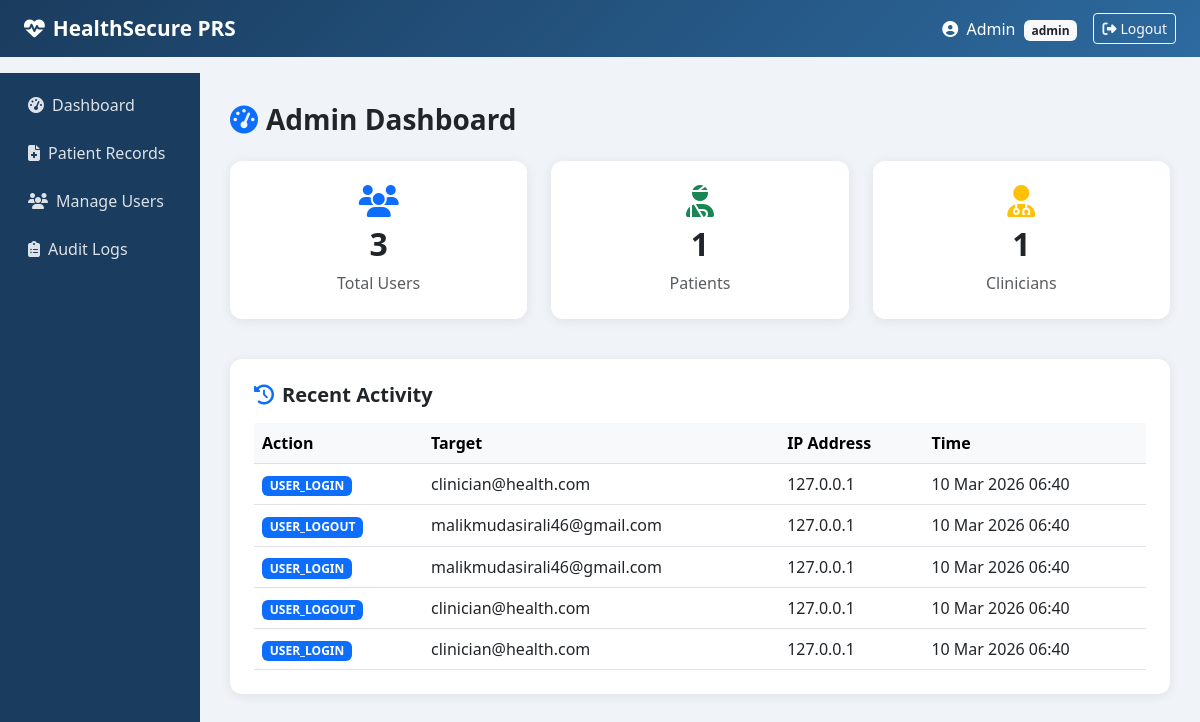
The page /admin/dashboard (signed in) on the database as committed earlier.
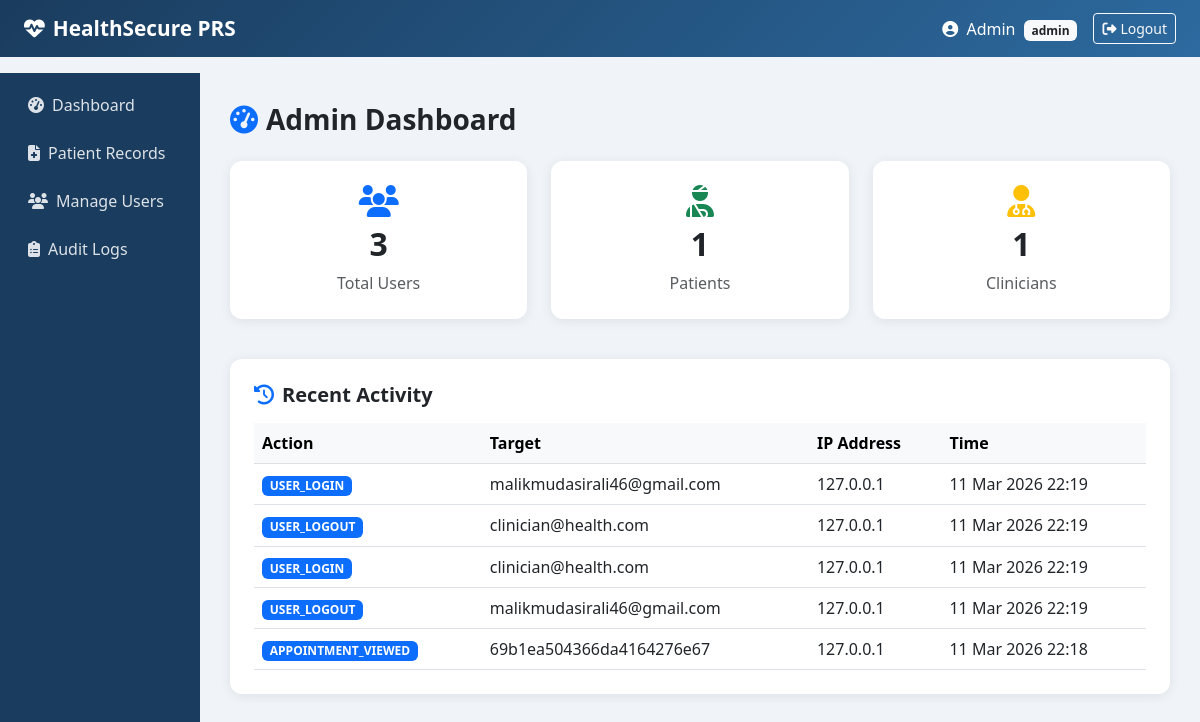
The same page on the database as committed later.
### models.py (models this page shows, shortened)
class AuditLog(db.Model):
    __tablename__ = 'audit_logs'
    id = db.Column(db.Integer, primary_key=True)
    user_id = db.Column(db.Integer, db.ForeignKey('users.id'), nullable=True)
    action = db.Column(db.String(255), nullable=False)
    target = db.Column(db.String(255), nullable=True)
    ip_address = db.Column(db.String(45), nullable=True)
    timestamp = db.Column(db.DateTime, default=datetime.utcnow)

### routes/admin.py (the view)
@admin_bp.route('/dashboard')
@login_required
@admin_required
def dashboard():
    total_users = User.query.count()
    total_patients = User.query.filter_by(role='patient').count()
    total_clinicians = User.query.filter_by(role='clinician').count()
    recent_logs = AuditLog.query.order_by(AuditLog.timestamp.desc()).limit(5).all()
    return render_template('admin/dashboard.html',
                           total_users=total_users,
                           total_patients=total_patients,
                           total_clinicians=total_clinicians,
                           recent_logs=recent_logs)

### extensions.py (called while the page is built)
@login_manager.user_loader
def load_user(user_id):
    from models import User
    return User.query.get(int(user_id))

### routes/admin.py (called while the page is built)
def admin_required(f):
    from functools import wraps
    @wraps(f)
    def decorated(*args, **kwargs):
        if current_user.role != 'admin':
            flash('Admin access required.', 'danger')
            return redirect(url_for('auth.dashboard'))
        return f(*args, **kwargs)
    return decorated

### templates/admin/dashboard.html (shortened to what this page needs)
{% extends 'shared/base.html' %}
{% block content %}
<h3 class="fw-bold mb-4">
    <i class="fas fa-tachometer-alt me-2 text-primary"></i>Admin Dashboard
</h3>
<div class="row mb-4">
    <div class="col-md-4 mb-3">
        <div class="card p-4 text-center">
            <i class="fas fa-users fa-2x text-primary mb-2"></i>
            <h2 class="fw-bold">{{ total_users }}</h2>
            <p class="text-muted mb-0">Total Users</p>
        </div>
    </div>
    <div class="col-md-4 mb-3">
        <div class="card p-4 text-center">
            <i class="fas fa-user-injured fa-2x text-success mb-2"></i>
            <h2 class="fw-bold">{{ total_patients }}</h2>
            <p class="text-muted mb-0">Patients</p>
        </div>
    </div>
    <div class="col-md-4 mb-3">
        <div class="card p-4 text-center">
            <i class="fas fa-user-md fa-2x text-warning mb-2"></i>
            <h2 class="fw-bold">{{ total_clinicians }}</h2>
            <p class="text-muted mb-0">Clinicians</p>
        </div>
    </div>
</div>
<div class="card p-4">
    <h5 class="fw-bold mb-3">
        <i class="fas fa-history me-2 text-primary"></i>Recent Activity
    </h5>
    {% if recent_logs %}
    <table class="table table-hover mb-0">
        <thead class="table-light">
            <tr>
                <th>Action</th>
                <th>Target</th>
                <th>IP Address</th>
                <th>Time</th>
            </tr>
        </thead>
        <tbody>
            {% for log in recent_logs %}
            <tr>
                <td><span class="badge bg-primary">{{ log.action }}</span></td>
                <td>{{ log.target or '—' }}</td>
                <td>{{ log.ip_address or '—' }}</td>
                <td>{{ log.timestamp.strftime('%d %b %Y %H:%M') }}</td>
            </tr>
            {% endfor %}
        </tbody>
    </table>
    {% else %}
    <p class="text-muted mb-0">No recent activity recorded.</p>
    {% endif %}
</div>
{% endblock %}

Rows that differ between the two databases and show on the page:
no longer on this page (row unchanged): AuditLog: action "USER_LOGIN", target "clinician@health.com", ip_address "127.0.0.1", timestamp "10 Mar 2026 06:40"
no longer on this page (row unchanged): AuditLog: action "USER_LOGOUT", target "malikmudasirali46@gmail.com", ip_address "127.0.0.1", timestamp "10 Mar 2026 06:40"
no longer on this page (row unchanged): AuditLog: action "USER_LOGIN", target "malikmudasirali46@gmail.com", ip_address "127.0.0.1", timestamp "10 Mar 2026 06:40"
no longer on this page (row unchanged): AuditLog: action "USER_LOGOUT", target "clinician@health.com", ip_address "127.0.0.1", timestamp "10 Mar 2026 06:40"
no longer on this page (row unchanged): AuditLog: action "USER_LOGIN", target "clinician@health.com", ip_address "127.0.0.1", timestamp "10 Mar 2026 06:40"
added AuditLog: action "USER_LOGIN", target "malikmudasirali46@gmail.com", ip_address "127.0.0.1", timestamp "11 Mar 2026 22:19"
added AuditLog: action "USER_LOGOUT", target "clinician@health.com", ip_address "127.0.0.1", timestamp "11 Mar 2026 22:19"
added AuditLog: action "USER_LOGIN", target "clinician@health.com", ip_address "127.0.0.1", timestamp "11 Mar 2026 22:19"
added AuditLog: action "USER_LOGOUT", target "malikmudasirali46@gmail.com", ip_address "127.0.0.1", timestamp "11 Mar 2026 22:19"
added AuditLog: action "APPOINTMENT_VIEWED", target "69b1ea504366da4164276e67", ip_address "127.0.0.1", timestamp "11 Mar 2026 22:18"
